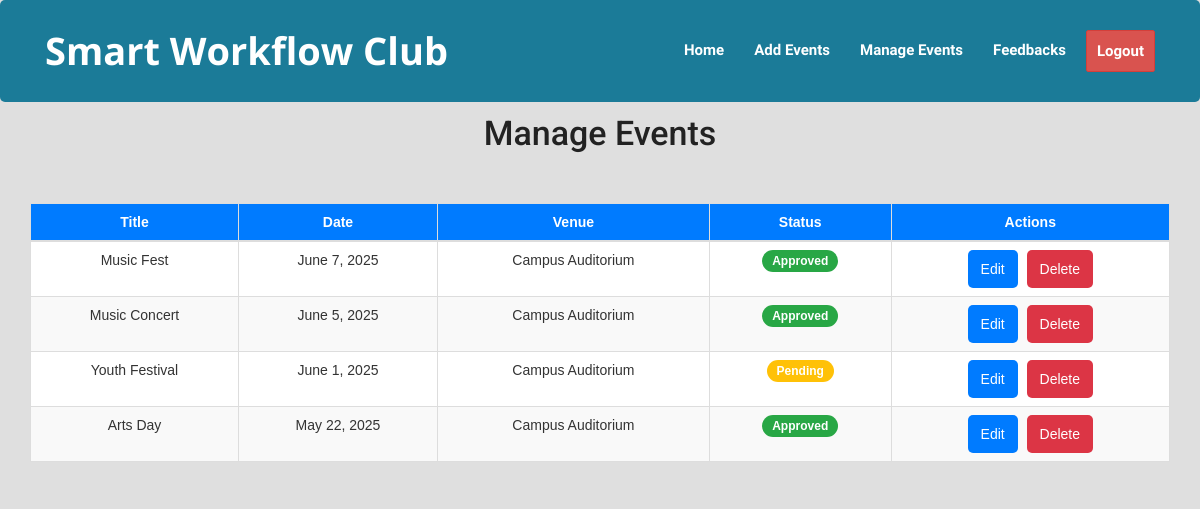
The page /club/manage/events/ (signed in) on the database its author committed.
### events/models.py (models this page shows, shortened)
class Event(models.Model):
    title = models.CharField(max_length=200)
    description = models.TextField()
    club = models.ForeignKey('Club', on_delete=models.CASCADE)
    venue = models.CharField(max_length=200, default='Campus Auditorium')
    date = models.DateField()
    start_time = models.TimeField()
    end_time = models.TimeField()
    total_seats = models.PositiveIntegerField()
    guest = models.CharField(max_length=255, blank=True, help_text="Name of the guest speaker or chief guest (optional)")
    image = models.ImageField(upload_to='event_images/', blank=True, null=True)
    approved = models.BooleanField(default=False)

### events/views.py (the view)
# urls.py: path('club/manage/events/', views.manage_event, name='manage_event'),
def manage_event(request):
    user = request.user
    try:
        club = Club.objects.get(user=user)
        events = Event.objects.filter(club=club).order_by('-date')
    except Club.DoesNotExist:
        return HttpResponse("""
                    <script>
                        alert('No club profile associated with your account.');
                        window.location.href = '/login/';
                    </script>
                """)
    return render(request, 'events/manage_events.html', {
        'events': events,
        'club': club
    })

### events/templates/events/manage_events.html (shortened to what this page needs)
{% extends "events/club_dashboard.html" %}
{% block content %}
<br> <br><br>
<h2 style="text-align: center;" >Manage Events</h2>
<div class="container mt-5">
    {% if events %}
    <div class="table-responsive">
        <table class="table custom-table table-hover table-bordered table-striped text-center">
            <thead>
                <tr>
                    <th>Title</th>
                    <th>Date</th>
                    <th>Venue</th>
                    <th>Status</th>
                    <th>Actions</th>
                </tr>
            </thead>
            <tbody>
                {% for event in events %}
                <tr>
                    <td>{{ event.title }}</td>
                    <td>{{ event.date }}</td>
                    <td>{{ event.venue }}</td>
                    <td>
                        {% if event.approved %}
                            <span class="badge badge-approved">Approved</span>
                        {% else %}
                            <span class="badge badge-pending">Pending</span>
                        {% endif %}
                    </td>
                    <td>
                        <a href="{% url 'edit_event' event.id %}" class="btn btn-edit">Edit</a>
                        <a href="{% url 'delete_event' event.id %}" class="btn btn-delete" onclick="return confirm('Are you sure you want to delete this event?');">Delete</a>
                    </td>
                </tr>
                {% endfor %}
            </tbody>
        </table>
    </div>
    {% else %}
    <div class="alert alert-info text-center">
        You haven’t created any events yet.
    </div>
    {% endif %}
</div>
{% endblock content %}

### events/templates/events/club_dashboard.html (shortened to what this page needs)
{% load static %}
<!DOCTYPE html>
<html lang="en">
<head>
    <link href="{% static 'extras/css/bootstrap.css' %}" rel="stylesheet">
    <link href="{% static 'extras/css/style.css' %}" rel="stylesheet">
    <link href="{% static 'extras/css/font-awesome.css' %}" rel="stylesheet">
    <link href="{% static 'extras/css/responsive.css' %}" rel="stylesheet">
</head>
<body>
<div id="menu" class="header-menu fixed">
    <div class="box">
        <div class="row">
            <nav role="navigation" class="col-sm-12">
                <div class="navbar-header">
                    <span class="navbar-brand logo">Smart Workflow Club</span>
                </div>
                <div class="navbar-collapse collapse">
                    <ul class="nav navbar-nav">
                        <li ><a href="{% url 'club_dashboard' %}">Home</a></li>
                        <li ><a href="{% url 'add_event' %}">Add Events</a></li>
                        <li ><a href="{% url 'manage_event' %}">Manage Events</a></li>
                        <li ><a href="{% url 'club_view_feedbacks' %}">Feedbacks</a></li>
                        <li><a href="{% url 'logout' %}" class="btn btn-danger">Logout</a>
                        </li>
                    </ul>
                </div>
            </nav>
        </div>
    </div>
</div>
<br><br>
{% block content %}
{% endblock content %}
</body>
</html>

### events/static/extras/css/style.css (style rules this page uses)
p,li { font-family: 'Dosis', sans-serif !important; }
a, .accordion-heading span, .speaker-contacts > .contact, .table-features li.fa-check-circle, .owl-btn.prev, .owl-btn.next, div.fancy-select ul.options li.hover { color: #C83A66; }
body,div,dl,dt,dd,ul,ol,li,h1,h2,h3,h4,h5,h6,pre,form,fieldset,p,blockquote,hr,th,td { margin:0; padding:0; }
body { -webkit-font-smoothing: antialiased; }
a, a:hover, a:active, a:focus { outline: 0; text-decoration: none; }
a { text-decoration:none; }
h1,h2,h3 { font-family: 'Roboto', sans-serif; line-height: 1.4em; color: #222222; margin: 10px 0; }
h2 { font-size: 3.4rem; }
ul,ol { font-size: 1.6rem; line-height: 1.6em; padding: 0 0 0 2rem; margin: 1rem 0; }
ul { list-style-image: url(../images/ul.png); }
.box { border-radius: 5px; padding: 0 45px; }
.header-menu { position: absolute; width: 100%; z-index: 55; }
.header-menu.fixed { -moz-animation: bounceIn 0.5s; -webkit-animation: bounceIn 0.5s; animation: bounceIn 0.5s; }
.header-menu > .box { background: #1B7B98; padding-top: 20px; padding-bottom: 20px; color: white; }
.nav a { float: left; padding: 8px 10px; }
.navbar-nav { float: right; margin: 1rem 0; }
.navbar-nav > li { float: left; overflow: hidden; border-radius: 2px; }
.navbar-nav > li + li { margin-left: 1rem; }
.navbar-nav > li > a { line-height: 2.4rem; padding: 0.8rem 1rem; font-size: 1.5rem; font-weight: bold; border-radius: 2px; color: rgb(255, 255, 255); overflow: hidden; }
.navbar-brand { float: left; font-size: 1.8rem; height: 6rem; color: rgb(255, 255, 255); line-height: 4rem; font-size: 3.8rem; font-weight: 700; padding: 1rem 0; }
.navbar-collapse { padding: 0; }
li { list-style: none; }
* { margin: 0; padding: 0; }
a { color: black; }

### events/templates/events/club_dashboard.html (style rules this page uses)
body { background-color: #dfdfdf; font-family: 'Open Sans', sans-serif; }
h2 { text-align: center; margin-bottom: 25px; }

### events/templates/events/manage_events.html (style rules this page uses)
.custom-table { border: 1px solid #ddd; border-radius: 8px; margin-top: 20px; background-color: #f8f9fa; font-family: 'Arial', sans-serif; color: #333; width: 100%; }
.custom-table thead { background-color: #007bff; color: white; }
.custom-table th, .custom-table td { padding: 12px; text-align: center; vertical-align: middle; }
.custom-table tbody tr:nth-child(even) { background-color: #f9f9f9; }
.custom-table tbody tr:nth-child(odd) { background-color: #ffffff; }
.badge-approved { background-color: #28a745; color: white; padding: 5px 10px; border-radius: 15px; }
.badge-pending { background-color: #ffc107; color: white; padding: 5px 10px; border-radius: 15px; }
.btn { padding: 8px 12px; font-size: 14px; border-radius: 5px; text-decoration: none; color: white; }
.btn-edit { background-color: #007bff; margin-right: 5px; }
.btn-delete { background-color: #dc3545; }

### rows shown on the page
Event: title "Music Fest", date "June 7, 2025", venue "Campus Auditorium", approved "Approved"
Event: title "Music Concert", date "June 5, 2025", venue "Campus Auditorium", approved "Approved"
Event: title "Youth Festival", date "June 1, 2025", venue "Campus Auditorium", approved "Pending"
Event: title "Arts Day", date "May 22, 2025", venue "Campus Auditorium", approved "Approved"
